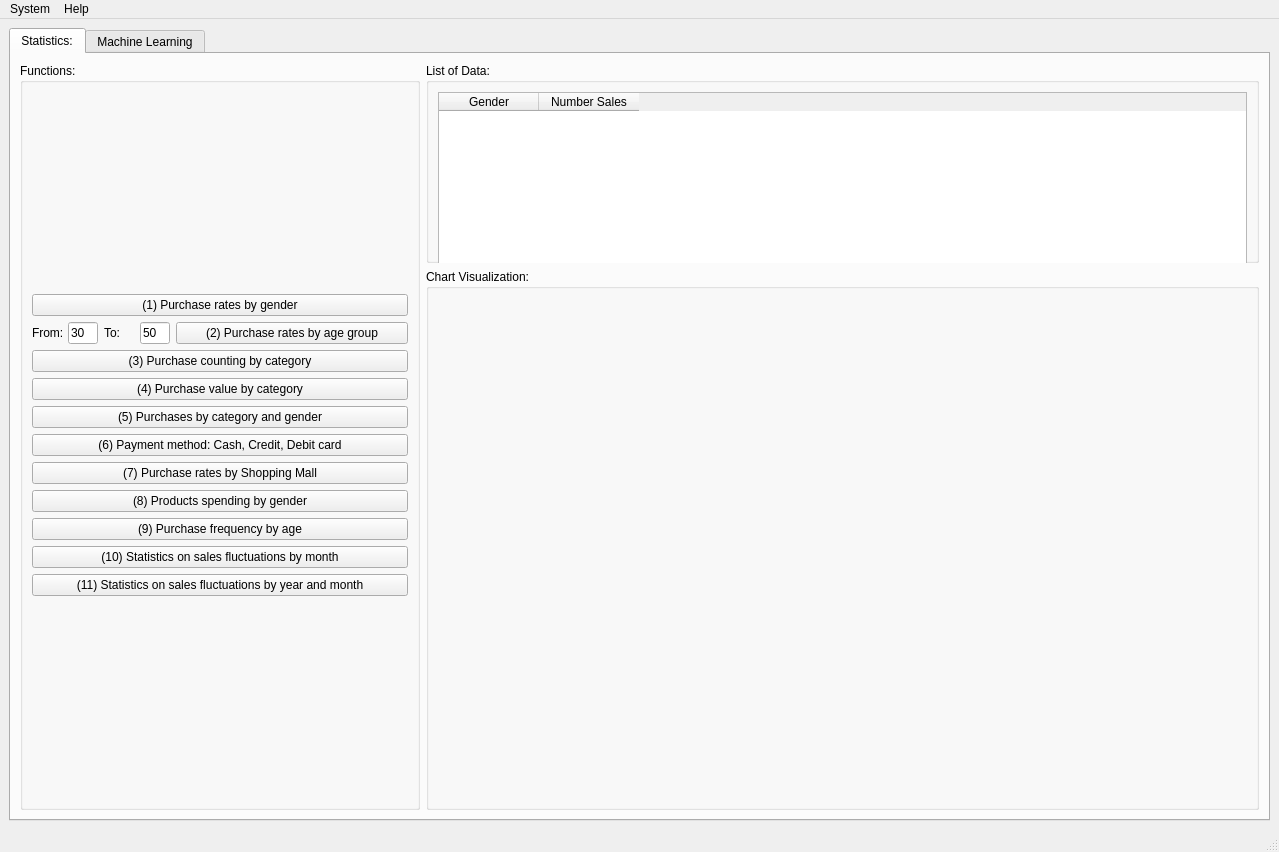
<?xml version="1.0" encoding="UTF-8"?>
<ui version="4.0">
 <class>MainWindow</class>
 <widget class="QMainWindow" name="MainWindow">
  <property name="geometry">
   <rect>
    <x>0</x>
    <y>0</y>
    <width>1279</width>
    <height>852</height>
   </rect>
  </property>
  <property name="windowTitle">
   <string>Vũ Lê Phương Thúy</string>
  </property>
  <property name="windowIcon">
   <iconset>
    <normaloff>../Images/ic_logo.jpg</normaloff>../Images/ic_logo.jpg</iconset>
  </property>
  <widget class="QWidget" name="centralwidget">
   <layout class="QVBoxLayout" name="verticalLayout_2">
    <item>
     <widget class="QTabWidget" name="tabWidget">
      <property name="currentIndex">
       <number>0</number>
      </property>
      <widget class="QWidget" name="tab">
       <attribute name="icon">
        <iconset>
         <normaloff>../Images/ic_statistic_tab.png</normaloff>../Images/ic_statistic_tab.png</iconset>
       </attribute>
       <attribute name="title">
        <string>Statistics:</string>
       </attribute>
       <layout class="QVBoxLayout" name="verticalLayout">
        <item>
         <layout class="QGridLayout" name="gridLayout">
          <item row="0" column="1">
           <widget class="QGroupBox" name="groupBox_3">
            <property name="minimumSize">
             <size>
              <width>0</width>
              <height>200</height>
             </size>
            </property>
            <property name="maximumSize">
             <size>
              <width>16777215</width>
              <height>200</height>
             </size>
            </property>
            <property name="baseSize">
             <size>
              <width>0</width>
              <height>200</height>
             </size>
            </property>
            <property name="title">
             <string>List of Data:</string>
            </property>
            <layout class="QVBoxLayout" name="verticalLayout_4">
             <item>
              <widget class="QTableWidget" name="tableWidgetStatistic">
               <property name="minimumSize">
                <size>
                 <width>0</width>
                 <height>180</height>
                </size>
               </property>
               <property name="maximumSize">
                <size>
                 <width>16777215</width>
                 <height>180</height>
                </size>
               </property>
               <property name="baseSize">
                <size>
                 <width>0</width>
                 <height>180</height>
                </size>
               </property>
               <column>
                <property name="text">
                 <string>Gender</string>
                </property>
               </column>
               <column>
                <property name="text">
                 <string>Number Sales</string>
                </property>
               </column>
              </widget>
             </item>
            </layout>
           </widget>
          </item>
          <item row="1" column="1">
           <widget class="QGroupBox" name="groupBox_4">
            <property name="title">
             <string>Chart Visualization:</string>
            </property>
            <layout class="QVBoxLayout" name="verticalLayout_3">
             <item>
              <layout class="QVBoxLayout" name="verticalLayoutPlot"/>
             </item>
            </layout>
           </widget>
          </item>
          <item row="0" column="0" rowspan="2">
           <widget class="QGroupBox" name="groupBox">
            <property name="minimumSize">
             <size>
              <width>400</width>
              <height>0</height>
             </size>
            </property>
            <property name="maximumSize">
             <size>
              <width>400</width>
              <height>16777215</height>
             </size>
            </property>
            <property name="baseSize">
             <size>
              <width>400</width>
              <height>0</height>
             </size>
            </property>
            <property name="title">
             <string>Functions:</string>
            </property>
            <layout class="QVBoxLayout" name="verticalLayout_6">
             <item>
              <layout class="QVBoxLayout" name="verticalLayoutFunctions">
               <item>
                <widget class="QPushButton" name="pushButtonPurchaseRatesByGender">
                 <property name="text">
                  <string>(1) Purchase rates by gender</string>
                 </property>
                 <property name="icon">
                  <iconset>
                   <normaloff>../Images/ic_statistic_gender.png</normaloff>../Images/ic_statistic_gender.png</iconset>
                 </property>
                 <property name="iconSize">
                  <size>
                   <width>32</width>
                   <height>32</height>
                  </size>
                 </property>
                </widget>
               </item>
               <item>
                <layout class="QHBoxLayout" name="horizontalLayout">
                 <item>
                  <widget class="QLabel" name="label_2">
                   <property name="maximumSize">
                    <size>
                     <width>30</width>
                     <height>16777215</height>
                    </size>
                   </property>
                   <property name="text">
                    <string>From:</string>
                   </property>
                  </widget>
                 </item>
                 <item>
                  <widget class="QLineEdit" name="lineEditFromAge">
                   <property name="maximumSize">
                    <size>
                     <width>30</width>
                     <height>16777215</height>
                    </size>
                   </property>
                   <property name="text">
                    <string>30</string>
                   </property>
                  </widget>
                 </item>
                 <item>
                  <widget class="QLabel" name="label">
                   <property name="maximumSize">
                    <size>
                     <width>30</width>
                     <height>16777215</height>
                    </size>
                   </property>
                   <property name="text">
                    <string>To:</string>
                   </property>
                  </widget>
                 </item>
                 <item>
                  <widget class="QLineEdit" name="lineEditToAge">
                   <property name="maximumSize">
                    <size>
                     <width>30</width>
                     <height>16777215</height>
                    </size>
                   </property>
                   <property name="text">
                    <string>50</string>
                   </property>
                  </widget>
                 </item>
                 <item>
                  <widget class="QPushButton" name="pushButtonPurchaseRatesByAgeGroup">
                   <property name="text">
                    <string>(2) Purchase rates by age group</string>
                   </property>
                   <property name="icon">
                    <iconset>
                     <normaloff>../Images/ic_statistic_age.png</normaloff>../Images/ic_statistic_age.png</iconset>
                   </property>
                   <property name="iconSize">
                    <size>
                     <width>32</width>
                     <height>32</height>
                    </size>
                   </property>
                  </widget>
                 </item>
                </layout>
               </item>
               <item>
                <widget class="QPushButton" name="pushButtonPurchaseCountingByCategory">
                 <property name="text">
                  <string>(3) Purchase counting by category</string>
                 </property>
                 <property name="icon">
                  <iconset>
                   <normaloff>../Images/ic_statistic_category.png</normaloff>../Images/ic_statistic_category.png</iconset>
                 </property>
                 <property name="iconSize">
                  <size>
                   <width>32</width>
                   <height>32</height>
                  </size>
                 </property>
                </widget>
               </item>
               <item>
                <widget class="QPushButton" name="pushButtonPurchaseValueByCategory">
                 <property name="text">
                  <string>(4) Purchase value by category</string>
                 </property>
                 <property name="icon">
                  <iconset>
                   <normaloff>../Images/ic_statistic_cate_value.png</normaloff>../Images/ic_statistic_cate_value.png</iconset>
                 </property>
                 <property name="iconSize">
                  <size>
                   <width>32</width>
                   <height>32</height>
                  </size>
                 </property>
                </widget>
               </item>
               <item>
                <widget class="QPushButton" name="pushButtonPurchaseByCategoryAndGender">
                 <property name="text">
                  <string>(5) Purchases by category and gender</string>
                 </property>
                 <property name="icon">
                  <iconset>
                   <normaloff>../Images/ic_statistic_cate_gender.png</normaloff>../Images/ic_statistic_cate_gender.png</iconset>
                 </property>
                 <property name="iconSize">
                  <size>
                   <width>32</width>
                   <height>32</height>
                  </size>
                 </property>
                </widget>
               </item>
               <item>
                <widget class="QPushButton" name="pushButtonPaymentMethod">
                 <property name="text">
                  <string>(6) Payment method: Cash, Credit, Debit card</string>
                 </property>
                 <property name="icon">
                  <iconset>
                   <normaloff>../Images/ic_statistic_payment.png</normaloff>../Images/ic_statistic_payment.png</iconset>
                 </property>
                 <property name="iconSize">
                  <size>
                   <width>32</width>
                   <height>32</height>
                  </size>
                 </property>
                </widget>
               </item>
               <item>
                <widget class="QPushButton" name="pushButtonPurchaseRatesByShoppingMall">
                 <property name="text">
                  <string>(7) Purchase rates by Shopping Mall</string>
                 </property>
                 <property name="icon">
                  <iconset>
                   <normaloff>../Images/ic_statistic_shopping_mall.png</normaloff>../Images/ic_statistic_shopping_mall.png</iconset>
                 </property>
                 <property name="iconSize">
                  <size>
                   <width>32</width>
                   <height>32</height>
                  </size>
                 </property>
                </widget>
               </item>
               <item>
                <widget class="QPushButton" name="pushButtonProductSpendingByGender">
                 <property name="text">
                  <string>(8) Products spending by gender</string>
                 </property>
                 <property name="icon">
                  <iconset>
                   <normaloff>../Images/ic_statistic_spending_gender.png</normaloff>../Images/ic_statistic_spending_gender.png</iconset>
                 </property>
                 <property name="iconSize">
                  <size>
                   <width>32</width>
                   <height>32</height>
                  </size>
                 </property>
                </widget>
               </item>
               <item>
                <widget class="QPushButton" name="pushButtonPurchaseFrequenceByAge">
                 <property name="text">
                  <string>(9) Purchase frequency by age</string>
                 </property>
                 <property name="icon">
                  <iconset>
                   <normaloff>../Images/ic_statistic_frequence_age.png</normaloff>../Images/ic_statistic_frequence_age.png</iconset>
                 </property>
                 <property name="iconSize">
                  <size>
                   <width>32</width>
                   <height>32</height>
                  </size>
                 </property>
                </widget>
               </item>
               <item>
                <widget class="QPushButton" name="pushButtonSalesFluctuationsByMonth">
                 <property name="text">
                  <string>(10) Statistics on sales fluctuations by month</string>
                 </property>
                 <property name="icon">
                  <iconset>
                   <normaloff>../Images/ic_statistic_sales_monthly.png</normaloff>../Images/ic_statistic_sales_monthly.png</iconset>
                 </property>
                 <property name="iconSize">
                  <size>
                   <width>32</width>
                   <height>32</height>
                  </size>
                 </property>
                </widget>
               </item>
               <item>
                <widget class="QPushButton" name="pushButtonSalesFlucuationsByYearAndMonth">
                 <property name="text">
                  <string>(11) Statistics on sales fluctuations by year and month</string>
                 </property>
                 <property name="icon">
                  <iconset>
                   <normaloff>../Images/ic_statistic_sales_yearly_monthly.png</normaloff>../Images/ic_statistic_sales_yearly_monthly.png</iconset>
                 </property>
                 <property name="iconSize">
                  <size>
                   <width>32</width>
                   <height>32</height>
                  </size>
                 </property>
                </widget>
               </item>
              </layout>
             </item>
            </layout>
           </widget>
          </item>
         </layout>
        </item>
       </layout>
      </widget>
      <widget class="QWidget" name="tab_2">
       <attribute name="icon">
        <iconset>
         <normaloff>../Images/ic_machinelearning_tab.png</normaloff>../Images/ic_machinelearning_tab.png</iconset>
       </attribute>
       <attribute name="title">
        <string>Machine Learning</string>
       </attribute>
       <widget class="QGroupBox" name="groupBox_2">
        <property name="geometry">
         <rect>
          <x>20</x>
          <y>10</y>
          <width>521</width>
          <height>100</height>
         </rect>
        </property>
        <property name="minimumSize">
         <size>
          <width>150</width>
          <height>100</height>
         </size>
        </property>
        <property name="title">
         <string>Choose Independent and Dependent variables:</string>
        </property>
        <widget class="QRadioButton" name="radioButtonGenderAge">
         <property name="geometry">
          <rect>
           <x>20</x>
           <y>30</y>
           <width>201</width>
           <height>20</height>
          </rect>
         </property>
         <property name="text">
          <string>Gender, Age =&gt; Price</string>
         </property>
         <property name="checked">
          <bool>true</bool>
         </property>
        </widget>
        <widget class="QRadioButton" name="radioButtonGenderAgePayment">
         <property name="geometry">
          <rect>
           <x>20</x>
           <y>60</y>
           <width>291</width>
           <height>20</height>
          </rect>
         </property>
         <property name="text">
          <string>Gender, Age, Payment Method=&gt;Price</string>
         </property>
        </widget>
       </widget>
       <widget class="QGroupBox" name="groupBox_6">
        <property name="geometry">
         <rect>
          <x>20</x>
          <y>210</y>
          <width>521</width>
          <height>151</height>
         </rect>
        </property>
        <property name="title">
         <string>Evaluation</string>
        </property>
        <widget class="QLabel" name="label_7">
         <property name="geometry">
          <rect>
           <x>20</x>
           <y>20</y>
           <width>61</width>
           <height>16</height>
          </rect>
         </property>
         <property name="text">
          <string>MAE:</string>
         </property>
        </widget>
        <widget class="QLabel" name="label_8">
         <property name="geometry">
          <rect>
           <x>20</x>
           <y>50</y>
           <width>61</width>
           <height>16</height>
          </rect>
         </property>
         <property name="text">
          <string>MSE:</string>
         </property>
        </widget>
        <widget class="QLabel" name="label_9">
         <property name="geometry">
          <rect>
           <x>20</x>
           <y>80</y>
           <width>61</width>
           <height>16</height>
          </rect>
         </property>
         <property name="text">
          <string>RMSE:</string>
         </property>
        </widget>
        <widget class="QLabel" name="label_10">
         <property name="geometry">
          <rect>
           <x>20</x>
           <y>110</y>
           <width>81</width>
           <height>16</height>
          </rect>
         </property>
         <property name="text">
          <string>R2_SCORE:</string>
         </property>
        </widget>
        <widget class="QLineEdit" name="lineEditMAE">
         <property name="geometry">
          <rect>
           <x>110</x>
           <y>20</y>
           <width>271</width>
           <height>22</height>
          </rect>
         </property>
        </widget>
        <widget class="QLineEdit" name="lineEditMSE">
         <property name="geometry">
          <rect>
           <x>110</x>
           <y>50</y>
           <width>271</width>
           <height>22</height>
          </rect>
         </property>
        </widget>
        <widget class="QLineEdit" name="lineEditRMSE">
         <property name="geometry">
          <rect>
           <x>110</x>
           <y>80</y>
           <width>271</width>
           <height>22</height>
          </rect>
         </property>
        </widget>
        <widget class="QLineEdit" name="lineEditR2SCore">
         <property name="geometry">
          <rect>
           <x>110</x>
           <y>110</y>
           <width>271</width>
           <height>22</height>
          </rect>
         </property>
        </widget>
        <widget class="QPushButton" name="pushButtonEvaluate">
         <property name="geometry">
          <rect>
           <x>390</x>
           <y>60</y>
           <width>111</width>
           <height>41</height>
          </rect>
         </property>
         <property name="text">
          <string>Evaluate</string>
         </property>
         <property name="icon">
          <iconset>
           <normaloff>../Images/ic_evaluate.png</normaloff>../Images/ic_evaluate.png</iconset>
         </property>
         <property name="iconSize">
          <size>
           <width>32</width>
           <height>32</height>
          </size>
         </property>
        </widget>
       </widget>
       <widget class="QGroupBox" name="groupBox_7">
        <property name="geometry">
         <rect>
          <x>20</x>
          <y>120</y>
          <width>521</width>
          <height>81</height>
         </rect>
        </property>
        <property name="title">
         <string>Train Model:</string>
        </property>
        <widget class="QLineEdit" name="lineEditRandomState">
         <property name="geometry">
          <rect>
           <x>120</x>
           <y>50</y>
           <width>261</width>
           <height>20</height>
          </rect>
         </property>
         <property name="text">
          <string>0</string>
         </property>
        </widget>
        <widget class="QLabel" name="label_5">
         <property name="geometry">
          <rect>
           <x>20</x>
           <y>50</y>
           <width>91</width>
           <height>16</height>
          </rect>
         </property>
         <property name="text">
          <string>Random State:</string>
         </property>
        </widget>
        <widget class="QLabel" name="label_4">
         <property name="geometry">
          <rect>
           <x>350</x>
           <y>20</y>
           <width>21</width>
           <height>16</height>
          </rect>
         </property>
         <property name="text">
          <string>%</string>
         </property>
        </widget>
        <widget class="QLabel" name="label_3">
         <property name="geometry">
          <rect>
           <x>20</x>
           <y>20</y>
           <width>61</width>
           <height>16</height>
          </rect>
         </property>
         <property name="text">
          <string>Test Size:</string>
         </property>
        </widget>
        <widget class="QLineEdit" name="lineEditTestSize">
         <property name="geometry">
          <rect>
           <x>120</x>
           <y>20</y>
           <width>221</width>
           <height>20</height>
          </rect>
         </property>
         <property name="text">
          <string>20</string>
         </property>
        </widget>
        <widget class="QPushButton" name="pushButtonTrainModel">
         <property name="geometry">
          <rect>
           <x>390</x>
           <y>30</y>
           <width>111</width>
           <height>41</height>
          </rect>
         </property>
         <property name="text">
          <string>Train Model</string>
         </property>
         <property name="icon">
          <iconset>
           <normaloff>../Images/ic_trainmodel.png</normaloff>../Images/ic_trainmodel.png</iconset>
         </property>
         <property name="iconSize">
          <size>
           <width>32</width>
           <height>32</height>
          </size>
         </property>
        </widget>
       </widget>
       <widget class="QGroupBox" name="groupBox_8">
        <property name="geometry">
         <rect>
          <x>20</x>
          <y>370</y>
          <width>521</width>
          <height>71</height>
         </rect>
        </property>
        <property name="title">
         <string>Save Trained Model</string>
        </property>
        <widget class="QLabel" name="label_11">
         <property name="geometry">
          <rect>
           <x>10</x>
           <y>30</y>
           <width>41</width>
           <height>16</height>
          </rect>
         </property>
         <property name="text">
          <string>Path:</string>
         </property>
        </widget>
        <widget class="QLineEdit" name="lineEditPath">
         <property name="geometry">
          <rect>
           <x>50</x>
           <y>30</y>
           <width>281</width>
           <height>22</height>
          </rect>
         </property>
        </widget>
        <widget class="QPushButton" name="pushButtonSavePath">
         <property name="geometry">
          <rect>
           <x>340</x>
           <y>30</y>
           <width>41</width>
           <height>28</height>
          </rect>
         </property>
         <property name="text">
          <string>...</string>
         </property>
        </widget>
        <widget class="QPushButton" name="pushButtonSaveModel">
         <property name="geometry">
          <rect>
           <x>390</x>
           <y>20</y>
           <width>111</width>
           <height>41</height>
          </rect>
         </property>
         <property name="text">
          <string>Save model</string>
         </property>
         <property name="icon">
          <iconset>
           <normaloff>../Images/ic_savemodel.png</normaloff>../Images/ic_savemodel.png</iconset>
         </property>
         <property name="iconSize">
          <size>
           <width>32</width>
           <height>32</height>
          </size>
         </property>
        </widget>
       </widget>
       <widget class="QGroupBox" name="groupBox_9">
        <property name="geometry">
         <rect>
          <x>20</x>
          <y>450</y>
          <width>521</width>
          <height>71</height>
         </rect>
        </property>
        <property name="title">
         <string>Load trained Model:</string>
        </property>
        <widget class="QPushButton" name="pushButtonLoadModel">
         <property name="geometry">
          <rect>
           <x>10</x>
           <y>20</y>
           <width>111</width>
           <height>41</height>
          </rect>
         </property>
         <property name="text">
          <string>Load Model</string>
         </property>
         <property name="icon">
          <iconset>
           <normaloff>../Images/ic_loadmodel.png</normaloff>../Images/ic_loadmodel.png</iconset>
         </property>
         <property name="iconSize">
          <size>
           <width>32</width>
           <height>32</height>
          </size>
         </property>
        </widget>
        <widget class="QLineEdit" name="lineEditLocationLoadTrainedModel">
         <property name="geometry">
          <rect>
           <x>130</x>
           <y>30</y>
           <width>371</width>
           <height>22</height>
          </rect>
         </property>
        </widget>
       </widget>
       <widget class="QGroupBox" name="groupBox_10">
        <property name="geometry">
         <rect>
          <x>20</x>
          <y>530</y>
          <width>521</width>
          <height>201</height>
         </rect>
        </property>
        <property name="title">
         <string>Prediction:</string>
        </property>
        <widget class="QLabel" name="label_12">
         <property name="geometry">
          <rect>
           <x>20</x>
           <y>20</y>
           <width>101</width>
           <height>16</height>
          </rect>
         </property>
         <property name="text">
          <string>Gender:</string>
         </property>
        </widget>
        <widget class="QLineEdit" name="lineEditGender">
         <property name="geometry">
          <rect>
           <x>130</x>
           <y>20</y>
           <width>241</width>
           <height>22</height>
          </rect>
         </property>
        </widget>
        <widget class="QLineEdit" name="lineEditAge">
         <property name="geometry">
          <rect>
           <x>130</x>
           <y>50</y>
           <width>241</width>
           <height>22</height>
          </rect>
         </property>
        </widget>
        <widget class="QLabel" name="label_13">
         <property name="geometry">
          <rect>
           <x>20</x>
           <y>50</y>
           <width>101</width>
           <height>16</height>
          </rect>
         </property>
         <property name="text">
          <string>Age:</string>
         </property>
        </widget>
        <widget class="QLineEdit" name="lineEditPaymentMethod">
         <property name="geometry">
          <rect>
           <x>130</x>
           <y>80</y>
           <width>241</width>
           <height>22</height>
          </rect>
         </property>
        </widget>
        <widget class="QLabel" name="label_14">
         <property name="geometry">
          <rect>
           <x>20</x>
           <y>80</y>
           <width>101</width>
           <height>16</height>
          </rect>
         </property>
         <property name="text">
          <string>Payment Method:</string>
         </property>
        </widget>
        <widget class="QPushButton" name="pushButtonPredict">
         <property name="geometry">
          <rect>
           <x>130</x>
           <y>110</y>
           <width>111</width>
           <height>41</height>
          </rect>
         </property>
         <property name="text">
          <string>Predict</string>
         </property>
         <property name="icon">
          <iconset>
           <normaloff>../Images/ic_prediction.png</normaloff>../Images/ic_prediction.png</iconset>
         </property>
         <property name="iconSize">
          <size>
           <width>32</width>
           <height>32</height>
          </size>
         </property>
        </widget>
        <widget class="QLineEdit" name="lineEditPredictedPrice">
         <property name="geometry">
          <rect>
           <x>130</x>
           <y>160</y>
           <width>241</width>
           <height>22</height>
          </rect>
         </property>
        </widget>
        <widget class="QLabel" name="label_15">
         <property name="geometry">
          <rect>
           <x>20</x>
           <y>160</y>
           <width>101</width>
           <height>16</height>
          </rect>
         </property>
         <property name="text">
          <string>Predicted Price:</string>
         </property>
        </widget>
       </widget>
      </widget>
     </widget>
    </item>
   </layout>
  </widget>
  <widget class="QMenuBar" name="menubar">
   <property name="geometry">
    <rect>
     <x>0</x>
     <y>0</y>
     <width>1279</width>
     <height>18</height>
    </rect>
   </property>
   <widget class="QMenu" name="menuSystem">
    <property name="autoFillBackground">
     <bool>false</bool>
    </property>
    <property name="tearOffEnabled">
     <bool>false</bool>
    </property>
    <property name="title">
     <string>System</string>
    </property>
    <property name="separatorsCollapsible">
     <bool>true</bool>
    </property>
    <property name="toolTipsVisible">
     <bool>true</bool>
    </property>
    <addaction name="actionConnection"/>
    <addaction name="separator"/>
    <addaction name="actionSave_trained_Machine_Learning_Model"/>
    <addaction name="separator"/>
    <addaction name="actionLoad_trained_Machine_Learning_Model"/>
    <addaction name="separator"/>
    <addaction name="actionExit"/>
   </widget>
   <widget class="QMenu" name="menuHelp">
    <property name="title">
     <string>Help</string>
    </property>
    <addaction name="actionInstructions"/>
    <addaction name="separator"/>
    <addaction name="actionAbout"/>
   </widget>
   <addaction name="menuSystem"/>
   <addaction name="menuHelp"/>
  </widget>
  <widget class="QStatusBar" name="statusbar"/>
  <action name="actionConnection">
   <property name="icon">
    <iconset>
     <normaloff>../Images/ic_connection.png</normaloff>../Images/ic_connection.png</iconset>
   </property>
   <property name="text">
    <string>Connect Database</string>
   </property>
   <property name="shortcut">
    <string>Ctrl+D</string>
   </property>
  </action>
  <action name="actionSave_trained_Machine_Learning_Model">
   <property name="icon">
    <iconset>
     <normaloff>../Images/ic_save.png</normaloff>../Images/ic_save.png</iconset>
   </property>
   <property name="text">
    <string>Save trained ML Model</string>
   </property>
   <property name="shortcut">
    <string>Ctrl+S</string>
   </property>
  </action>
  <action name="actionLoad_trained_Machine_Learning_Model">
   <property name="icon">
    <iconset>
     <normaloff>../Images/ic_load.png</normaloff>../Images/ic_load.png</iconset>
   </property>
   <property name="text">
    <string>Load trained ML Model</string>
   </property>
   <property name="shortcut">
    <string>Ctrl+O</string>
   </property>
  </action>
  <action name="actionExit">
   <property name="icon">
    <iconset>
     <normaloff>../Images/ic_shutdown.png</normaloff>../Images/ic_shutdown.png</iconset>
   </property>
   <property name="text">
    <string>Exit</string>
   </property>
   <property name="shortcut">
    <string>Esc</string>
   </property>
  </action>
  <action name="actionInstructions">
   <property name="icon">
    <iconset>
     <normaloff>../Images/ic_instruction.png</normaloff>../Images/ic_instruction.png</iconset>
   </property>
   <property name="text">
    <string>Instructions</string>
   </property>
  </action>
  <action name="actionAbout">
   <property name="icon">
    <iconset>
     <normaloff>../Images/ic_about.png</normaloff>../Images/ic_about.png</iconset>
   </property>
   <property name="text">
    <string>About</string>
   </property>
  </action>
 </widget>
 <tabstops>
  <tabstop>tabWidget</tabstop>
  <tabstop>pushButtonPurchaseRatesByGender</tabstop>
  <tabstop>tableWidgetStatistic</tabstop>
  <tabstop>lineEditFromAge</tabstop>
  <tabstop>lineEditToAge</tabstop>
  <tabstop>pushButtonPurchaseRatesByAgeGroup</tabstop>
  <tabstop>pushButtonPurchaseCountingByCategory</tabstop>
  <tabstop>pushButtonPurchaseValueByCategory</tabstop>
  <tabstop>pushButtonPurchaseByCategoryAndGender</tabstop>
  <tabstop>pushButtonPaymentMethod</tabstop>
  <tabstop>pushButtonPurchaseRatesByShoppingMall</tabstop>
  <tabstop>pushButtonProductSpendingByGender</tabstop>
  <tabstop>pushButtonPurchaseFrequenceByAge</tabstop>
  <tabstop>pushButtonSalesFluctuationsByMonth</tabstop>
  <tabstop>pushButtonSalesFlucuationsByYearAndMonth</tabstop>
  <tabstop>lineEditTestSize</tabstop>
  <tabstop>lineEditRandomState</tabstop>
  <tabstop>pushButtonTrainModel</tabstop>
  <tabstop>lineEditMAE</tabstop>
  <tabstop>lineEditMSE</tabstop>
  <tabstop>lineEditRMSE</tabstop>
  <tabstop>lineEditR2SCore</tabstop>
  <tabstop>pushButtonEvaluate</tabstop>
  <tabstop>lineEditPath</tabstop>
  <tabstop>pushButtonSavePath</tabstop>
  <tabstop>pushButtonSaveModel</tabstop>
  <tabstop>pushButtonLoadModel</tabstop>
  <tabstop>lineEditLocationLoadTrainedModel</tabstop>
  <tabstop>lineEditGender</tabstop>
  <tabstop>lineEditAge</tabstop>
  <tabstop>lineEditPaymentMethod</tabstop>
  <tabstop>pushButtonPredict</tabstop>
  <tabstop>lineEditPredictedPrice</tabstop>
 </tabstops>
 <resources/>
 <connections>
  <connection>
   <sender>actionExit</sender>
   <signal>triggered()</signal>
   <receiver>MainWindow</receiver>
   <slot>close()</slot>
   <hints>
    <hint type="sourcelabel">
     <x>-1</x>
     <y>-1</y>
    </hint>
    <hint type="destinationlabel">
     <x>445</x>
     <y>328</y>
    </hint>
   </hints>
  </connection>
 </connections>
</ui>
